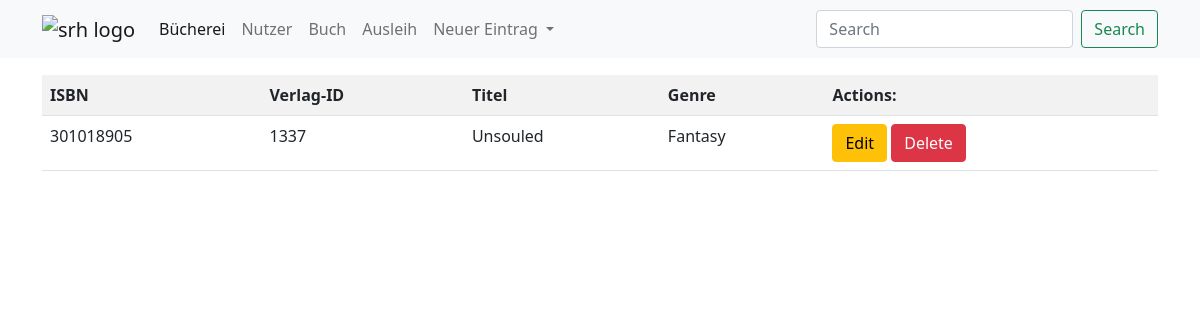
The app's page /buch, older data.
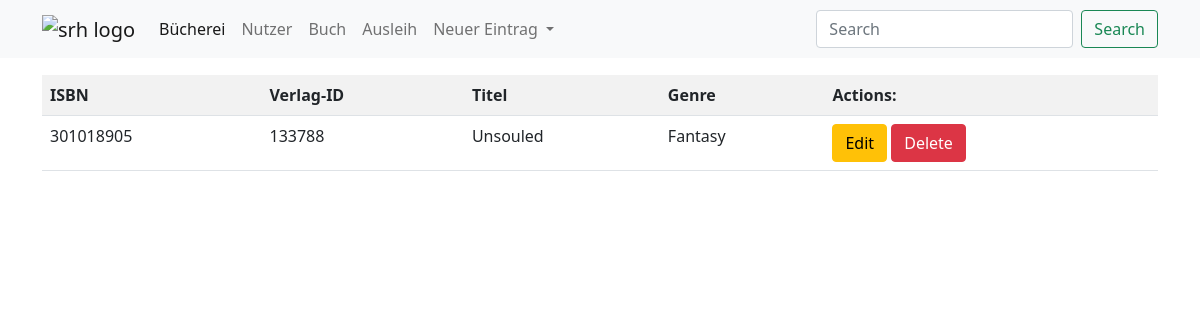
The same page, newer data.
### db.py (models this page shows, shortened)
class Buch (base):
    __tablename__ = "buch"
    isbn = Column(Integer, primary_key=True)
    verlagID = Column(Integer, ForeignKey('verlag.verlagID'))
    titel = Column(String)
    genre = Column(String)

### app.py (the view)
@app.route('/buch', methods=["GET", "POST"])
def buch():
    action = request.form.get("action")
    edit = request.form.getlist("edit")
    id = request.form.get("id")
    if action == "Delete":
        execute.del_buch(id)
    if edit:
        execute.update_buch(edit[0], edit[1], edit[2], edit[3])
    books, pagination = paginate(execute.get_all_books())
    return render_template("buch.html", books=books, pagination=pagination)

### app.py (called while the page is built)
def paginate(query, per_page=25):
    total = query.count()
    page = int(request.args.get('page', 1))
    items = query.offset((page -1)* per_page).limit(per_page).all()
    pagination = Pagination(page=page, total=total, record_name='items', per_page=per_page, css_framework="bootstrap5")
    return items, pagination

### execute.py (called while the page is built)
def get_all_books():
    return session.query(db.Buch)

### templates/buch.html (shortened to what this page needs)
{% extends "base.html" %}
{% block content %}
<div class="container-md">
    <form method="post">
        <table  class="table table-striped">
            <tr>
                <th>ISBN</th>
                <th>Verlag-ID</th>
                <th>Titel</th>
                <th>Genre</th>
                <th>Actions:</th>
            </tr>
            {% for book in books %}
            <tr class="nutzer__table_row">
                <td>{{ book.isbn }}</td>
                <td>{{ book.verlagID }}</td>
                <td>{{ book.titel }}</td>
                <td>{{ book.genre }}</td>
                <td>
                    <button type="button" class="btn btn-warning" data-bs-toggle="modal" data-bs-target="#editModal" data-bs-isbn="{{ book.isbn }}"
                    data-bs-verlagid="{{ book.verlagID }}" data-bs-titel="{{ book.titel }}" data-bs-genre="{{ book.genre }}">
                      Edit
                    </button>
                    <input class="btn btn-danger" name="action" type="submit" value="Delete">
                </td>
            </tr>
            {% endfor %}
        </table>
    </form>
</div>
{% endblock %}

### templates/base.html (shortened to what this page needs)
<!doctype html>
<html lang="en">
<head>
    <link rel="stylesheet" href="/static/css/style.css">
    <link href="https://cdn.jsdelivr.net/npm/bootstrap@5.0.2/dist/css/bootstrap.min.css" rel="stylesheet">    <title>SRH Bücherei</title>
</head>
<body class="body">
    <header class="header">
    {% block header %}
        <nav class="navbar fixed-top navbar-expand-lg navbar-light bg-light">
          <div class="container-md">
            <a class="navbar-brand" href="/"><img class="srh_logo" src="/static/img/srh_logo.png" alt="srh logo" width="30" height="24"></a>
            <div class="collapse navbar-collapse" id="navbarSupportedContent">
              <ul class="navbar-nav me-auto mb-2 mb-lg-0">
                <li class="nav-item">
                  <a class="nav-link active" aria-current="page" href="/">Bücherei</a>
                </li>
                <li class="nav-item">
                  <a class="nav-link" href="{{ url_for('nutzer') }}">Nutzer</a>
                </li>
                  <li class="nav-item">
                  <a class="nav-link" href="{{ url_for('buch') }}">Buch</a>
                </li>
                  <li class="nav-item">
                  <a class="nav-link" href="{{ url_for('ausleih') }}">Ausleih</a>
                </li>
                <li class="nav-item dropdown">
                  <a class="nav-link dropdown-toggle" href="#" id="navbarDropdown" role="button" data-bs-toggle="dropdown" aria-expanded="false">
                    Neuer Eintrag
                  </a>
                </li>
              </ul>
              <form class="d-flex">
                <input class="form-control me-2" type="search" placeholder="Search" aria-label="Search" name="search">
                <button class="btn btn-outline-success" name="search" type="submit">Search</button>
              </form>
            </div>
          </div>
        </nav>
    {% endblock %}
    </header>
    <main class="main">
    {% block content %}
    {% endblock %}
    </main>
</body>
</html>

### static/css/style.css (style rules this page uses)
.header { width: 100%; margin-bottom: 75px; }

Row changes from the older to the newer data that the page shows:
changed Buch "Unsouled": verlagID "1337" → "133788"
